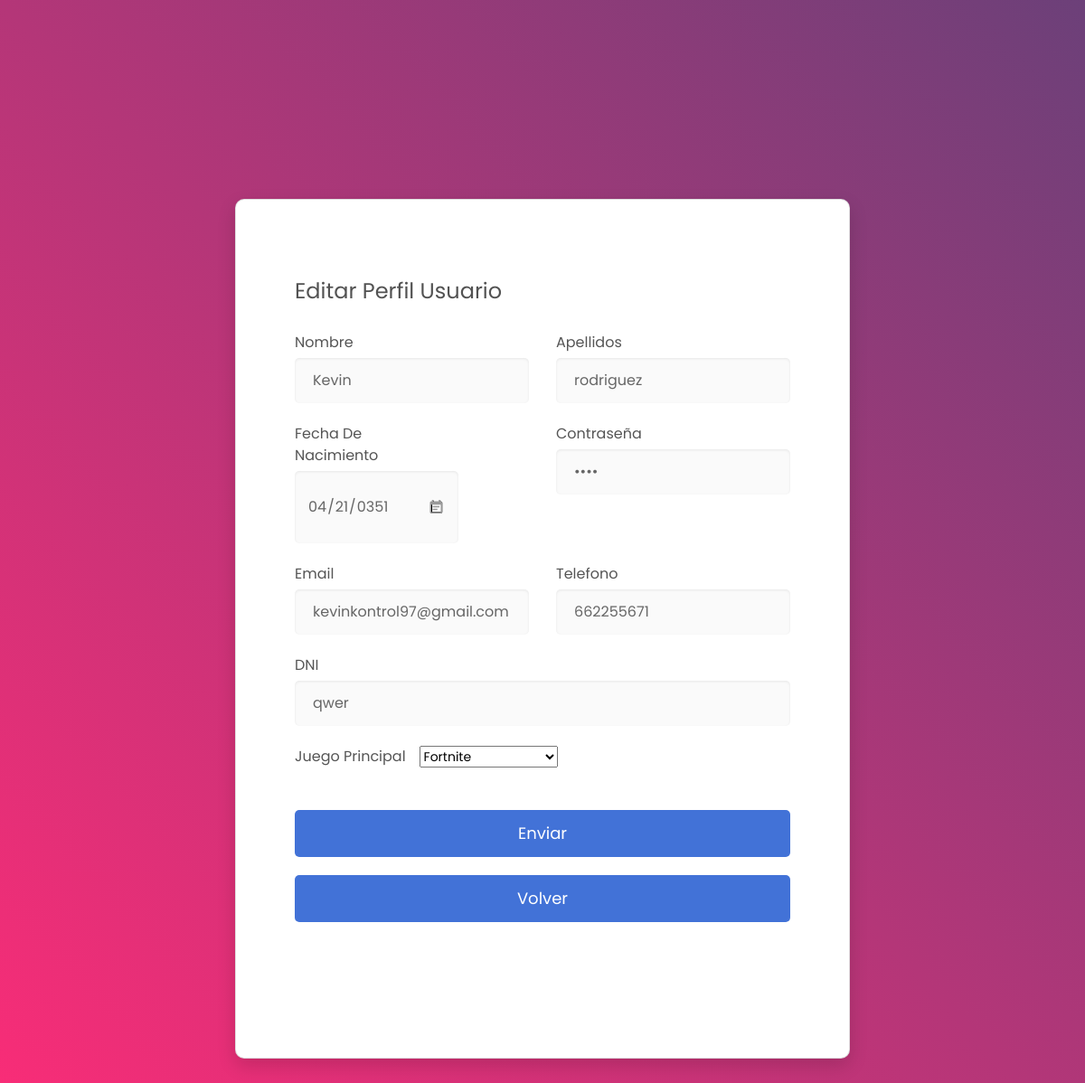
Screenshot of /ProyectoFinal/editarUsuarioForm.php (signed in) with the database file from the repository.
### tables this page shows
CREATE TABLE `usuario` (
  `id_usuario` int(11) NOT NULL,
  `nombre` varchar(90) NOT NULL,
  `apellidos` varchar(90) NOT NULL,
  `password` varchar(90) NOT NULL,
  `dni` varchar(90) NOT NULL,
  `email` varchar(90) NOT NULL,
  `fecha_nacimiento` date NOT NULL,
  `telefono` int(11) NOT NULL,
  `id_juego` int(11) NOT NULL
);

### ProyectoFinal/editarUsuarioForm.php (the view, shortened to what this page needs)
<!DOCTYPE html>
<html lang="en">
<head>
    <?php
    require_once "scripts.php";
    include 'links.php';
    include 'login/conexion.php';
    ?>
    <?php
    $id_usuario = $_COOKIE['usuario'];
    $consss = "SELECT * from usuario where id_usuario = '$id_usuario'";
    $resultadoUsuario = mysqli_query($conexion, $consss);
    $datoUsuario = mysqli_fetch_array($resultadoUsuario);
    $nombre = $datoUsuario['nombre'];
    $apellidos = $datoUsuario['apellidos'];
    $fecha = $datoUsuario['fecha_nacimiento'];
    $password = $datoUsuario['password'];
    $email = $datoUsuario['email'];
    $telefono = $datoUsuario['telefono'];
    $dni = $datoUsuario['dni'];
    $id_juego = $datoUsuario['id_juego'];
    ?>
</head>
<body>
    <div class="page-wrapper bg-gra-02 p-t-130 p-b-100 font-poppins">
        <div class="wrapper wrapper--w680">
            <div class="card card-4">
                <div class="card-body">
                    <h2 class="title">Editar Perfil Usuario</h2>
                    <form action="editarUsuario.php" method="POST" name="formulario">
                        <div class="row row-space">
                            <div class="col-6">
                                <div class="input-group">
                                    <label class="label">Nombre</label>
                                    <input class="input--style-4" type="text" name="nombre" value="<?php echo "$nombre"; ?>">
                                </div>
                            </div>
                            <div class="col-6">
                                <div class="input-group">
                                    <label class="label">Apellidos</label>
                                    <input class="input--style-4" type="text" name="apellidos" value="<?php echo "$apellidos"; ?>">
                                </div>
                            </div>
                        </div>
                        <div class="row row-space">
                            <div class="col-4">
                                <div class="input-group">
                                    <label class="label">Fecha de nacimiento</label>
                                    <div class="input-group-icon">
                                        <input class="input--style-4 js-datepicker" type="date" name="fecha_nacimiento" value="<?php echo "$fecha"; ?>">
                                        <i class="zmdi zmdi-calendar-note input-icon js-btn-calendar"></i>
                                    </div>
                                </div>
                            </div>
                            <div class="col-6">
                                <div class="input-group">
                                    <div class="input-group">
                                        <label class="label">Contraseña</label>
                                        <input class="input--style-4" type="password" name="password" value="<?php echo "$password"; ?>">
                                    </div>
                                </div>
                            </div>
                        </div>
                        <div class="row row-space">
                            <div class="col-6">
                                <div class="input-group">
                                    <label class="label">Email</label>
                                    <input class="input--style-4" type="email" name="email" value="<?php echo "$email"; ?>">
                                </div>
                            </div>
                            <div class="col-6">
                                <div class="input-group">
                                    <label class="label">Telefono</label>
                                    <input class="input--style-4" type="text" name="telefono" value="<?php echo "$telefono"; ?>">
                                </div>
                            </div>
                        </div>
                        <div class="input-group">
                            <label class="label">DNI</label>
                            <input class="input--style-4" type="text" name="dni" value="<?php echo "$dni"; ?>">
                        </div>
                        <div class="input-group">
                            <label class="label">Juego Principal</label>
                            <div class="col-8">
                                <?php
                                echo "<select name='id_juego'>";
                                if ($id_juego == "1") {
                                    echo "<option value='1' selected>Fortnite</option>";
                                } else {
                                    echo "<option value='1'>Fortnite</option>";
                                }
                                echo "</select> "; ?>
                            </div>
                        </div>
                        <div class="azul">
                            <p><a href="index.php"><input type="submit" class="btn btn--radius-2 btn--blue" name="submit" value="Enviar"></a></p>
                        </div>
                    </form>
                    <div class="azul">
                        <p><a href="indexUsuario.php"><input type="button" class="btn btn--radius-2 btn--blue" name="button" value="Volver"></a></p>
                    </div>
                </div>
            </div>
        </div>
    </div>
</body>
</html>

### ProyectoFinal/style.css (style rules this page uses)
body { background: -webkit-linear-gradient(bottom left, #fc2c77 0%, #6c4079 100%); background: -moz-linear-gradient(bottom left, #fc2c77 0%, #6c4079 100%); background: -o-linear-gradient(bottom left, #fc2c77 0%, #6c4079 100%); background: linear-gradient(to top right, #fc2c77 0%, #6c4079 100%); height: 100%; }
.azul { padding-top: 20px; }

### ProyectoFinal/registro/css/main.css (style rules this page uses)
.font-poppins { font-family: "Poppins", "Arial", "Helvetica Neue", sans-serif; }
.row { display: -webkit-box; display: -webkit-flex; display: -moz-box; display: -ms-flexbox; display: flex; -webkit-flex-wrap: wrap; -ms-flex-wrap: wrap; flex-wrap: wrap; }
.row-space { -webkit-box-pack: justify; -webkit-justify-content: space-between; -moz-box-pack: justify; -ms-flex-pack: justify; justify-content: space-between; }
html { -webkit-box-sizing: border-box; -moz-box-sizing: border-box; box-sizing: border-box; }
* { padding: 0; margin: 0; }
*, *:before, *:after { -webkit-box-sizing: inherit; -moz-box-sizing: inherit; box-sizing: inherit; }
body, h1, h2, h3, h4, h5, h6, blockquote, p, pre, dl, dd, ol, ul, figure, hr, fieldset, legend { margin: 0; padding: 0; }
.page-wrapper { min-height: 100vh; }
body { font-family: "Poppins", "Arial", "Helvetica Neue", sans-serif; font-weight: 400; font-size: 14px; }
h1, h2, h3, h4, h5, h6 { font-weight: 400; }
h2 { font-size: 30px; }
.bg-gra-02 { background: -webkit-gradient(linear, left bottom, right top, from(#fc2c77), to(#6c4079)); background: -webkit-linear-gradient(bottom left, #fc2c77 0%, #6c4079 100%); background: -moz-linear-gradient(bottom left, #fc2c77 0%, #6c4079 100%); background: -o-linear-gradient(bottom left, #fc2c77 0%, #6c4079 100%); background: linear-gradient(to top right, #fc2c77 0%, #6c4079 100%); }
.p-t-130 { padding-top: 130px; }
.p-b-100 { padding-bottom: 100px; }
.wrapper { margin: 0 auto; }
.wrapper--w680 { max-width: 680px; }
.btn { display: inline-block; line-height: 50px; padding: 0 50px; -webkit-transition: all 0.4s ease; -o-transition: all 0.4s ease; -moz-transition: all 0.4s ease; transition: all 0.4s ease; cursor: pointer; font-size: 18px; color: #fff; font-family: "Poppins", "Arial", "Helvetica Neue", sans-serif; }
.btn--radius-2 { -webkit-border-radius: 5px; -moz-border-radius: 5px; border-radius: 5px; }
.btn--blue { background: #4272d7; }
input[type="date" i] { padding: 14px; }
input { outline: none; margin: 0; border: none; -webkit-box-shadow: none; -moz-box-shadow: none; box-shadow: none; width: 100%; font-size: 14px; font-family: inherit; }
.input--style-4 { line-height: 50px; background: #fafafa; -webkit-box-shadow: inset 0px 1px 3px 0px rgba(0, 0, 0, 0.08); -moz-box-shadow: inset 0px 1px 3px 0px rgba(0, 0, 0, 0.08); box-shadow: inset 0px 1px 3px 0px rgba(0, 0, 0, 0.08); -webkit-border-radius: 5px; -moz-border-radius: 5px; border-radius: 5px; padding: 0 20px; font-size: 16px; color: #666; -webkit-transition: all 0.4s ease; -o-transition: all 0.4s ease; -moz-transition: all 0.4s ease; transition: all 0.4s ease; }
.label { font-size: 16px; color: #555; text-transform: capitalize; display: block; margin-bottom: 5px; }
.input-group { position: relative; margin-bottom: 22px; }
.input-group-icon { position: relative; }
.input-icon { position: absolute; font-size: 18px; color: #999; right: 18px; top: 50%; -webkit-transform: translateY(-50%); -moz-transform: translateY(-50%); -ms-transform: translateY(-50%); -o-transform: translateY(-50%); transform: translateY(-50%); cursor: pointer; }
.title { font-size: 24px; color: #525252; font-weight: 400; margin-bottom: 30px; }
.card { -webkit-border-radius: 3px; -moz-border-radius: 3px; border-radius: 3px; background: #fff; }
.card-4 { background: #fff; -webkit-border-radius: 10px; -moz-border-radius: 10px; border-radius: 10px; -webkit-box-shadow: 0px 8px 20px 0px rgba(0, 0, 0, 0.15); -moz-box-shadow: 0px 8px 20px 0px rgba(0, 0, 0, 0.15); box-shadow: 0px 8px 20px 0px rgba(0, 0, 0, 0.15); margin-top: 90px; }
.card-4 .card-body { margin-top: 30px; padding: 57px 65px; padding-bottom: 150px; }

### rows the page displays
usuario: nombre "Kevin", apellidos "rodriguez", fecha_nacimiento "04/21/0351", email "kevinkontrol97@gmail.com", telefono "662255671", dni "qwer", id_juego "Fortnite"
